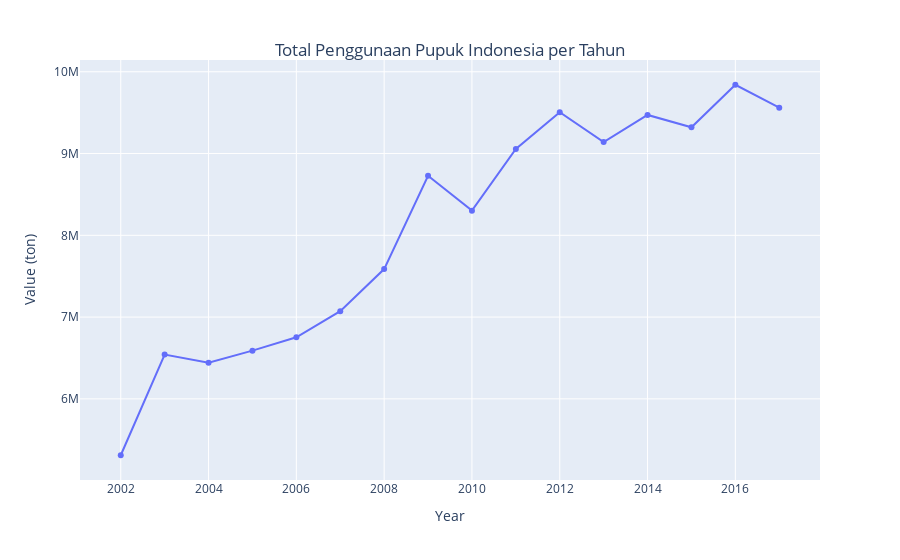

The cell this chart's notebook holds for it:
### Code cell
indo_usage = df_indonesia.loc[df_indonesia.Element == 'Agricultural Use']
total_usage = indo_usage.groupby(['Year'])['Value'].sum().reset_index()

fig = px.line(total_usage, x= 'Year', y= 'Value', markers= True)
fig.update_layout(title= {'text': 'Total Penggunaan Pupuk Indonesia per Tahun',
                         'y':0.9,
                         'x':0.5,
                         'xanchor': 'center',
                         'yanchor': 'bottom'},
                  yaxis_title= 'Value (ton)')

fig.show()

### Figure 1 — Plotly figure (JSON) as saved in the notebook; plotly's stock layout.template omitted (floating-point values rounded to 4 significant figures)
{"data": [{"hovertemplate": "Year=%{x}<br>Value=%{y}<extra></extra>", "legendgroup": "", "line": {"color": "#636efa", "dash": "solid"}, "marker": {"symbol": "circle"}, "mode": "lines+markers", "name": "", "orientation": "v", "showlegend": false, "type": "scatter", "x": [2002, 2003, 2004, 2005, 2006, 2007, 2008, 2009, 2010, 2011, 2012, 2013, 2014, 2015, 2016, 2017], "xaxis": "x", "y": [5310492, 6542316, 6441342, 6589630, 6752837, 7072375, 7586875, 8728554, 8301627, 9056114, 9506149, 9139906, 9471891, 9320630, 9841123, 9560207], "yaxis": "y"}], "layout": {"legend": {"tracegroupgap": 0}, "margin": {"t": 60}, "title": {"text": "Total Penggunaan Pupuk Indonesia per Tahun", "x": 0.5, "xanchor": "center", "y": 0.9, "yanchor": "bottom"}, "xaxis": {"anchor": "y", "domain": [0, 1], "title": {"text": "Year"}}, "yaxis": {"anchor": "x", "domain": [0, 1], "title": {"text": "Value (ton)"}}}}
